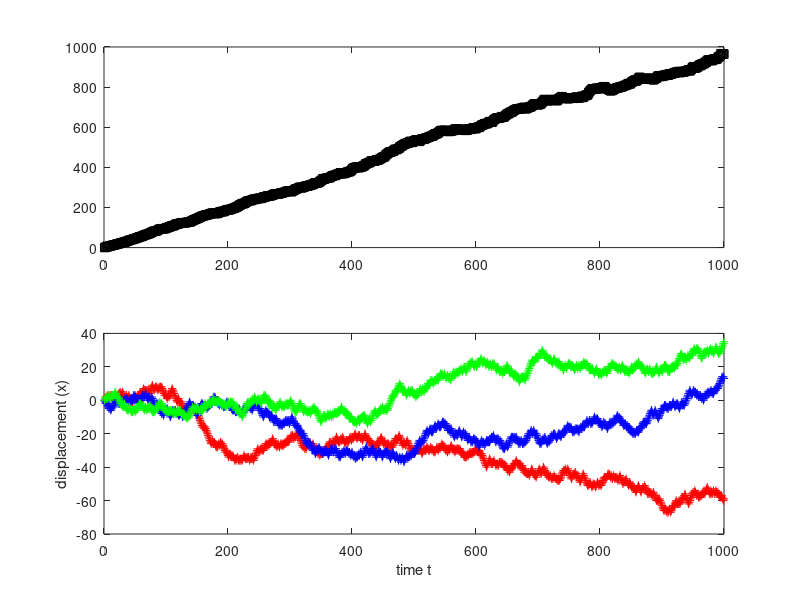

Here is the MATLAB script that generated this plot:
% find the position and average position squared of 1D random walkers

clear all
% total number of steps (in time) = nsteps
nsteps = 1000;
step = [1:1:nsteps];

% total number of random walkers = nwalkers
nwalkers = 500;
% initialize variables
r = 0.0;
x2=0.0;
for i = 1:nsteps
    x2a(i)=0.0;
    for j=1:nwalkers
    x(i,j)=0.0;
    end;
end;    

% perform random walk, find positions at each step,
% calculate the average of position squared for the group
for i = 2:nsteps
    x2=0.0;
    for j=1:nwalkers
    r=rand;
    if (r<0.5) 
        x(i,j) = x(i-1,j)-1.0;
    else
        x(i,j) = x(i-1,j)+1.0;
    end;            
    x2=x2+(x(i,j)).^2;    %add up all of the x^2 of each walker        
    end;
    x2a(i)=x2/nwalkers;
end;    
    
% plot data
subplot(2,1,1); plot(step, x2a, 'ks')
subplot(2,1,2); plot(step,x(:,2),'r+')
hold on
plot(step,x(:,100),'b+')
xlabel('time t');
ylabel('displacement (x)');
plot(step,x(:,266),'g+')

